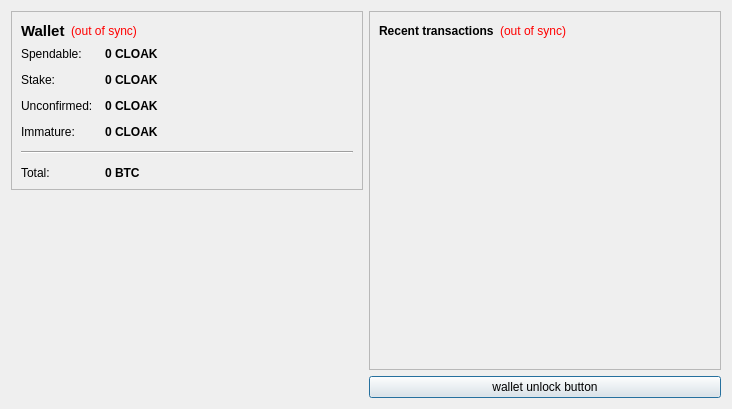
<?xml version="1.0" encoding="UTF-8"?>
<ui version="4.0">
 <class>OverviewPage</class>
 <widget class="QWidget" name="OverviewPage">
  <property name="geometry">
   <rect>
    <x>0</x>
    <y>0</y>
    <width>732</width>
    <height>409</height>
   </rect>
  </property>
  <property name="windowTitle">
   <string>Form</string>
  </property>
  <layout class="QHBoxLayout" name="horizontalLayout" stretch="0,0">
   <item>
    <layout class="QVBoxLayout" name="verticalLayout_2">
     <item>
      <widget class="QFrame" name="frame">
       <property name="frameShape">
        <enum>QFrame::StyledPanel</enum>
       </property>
       <property name="frameShadow">
        <enum>QFrame::Raised</enum>
       </property>
       <layout class="QVBoxLayout" name="verticalLayout_4">
        <item>
         <layout class="QHBoxLayout" name="horizontalLayout_4">
          <item>
           <widget class="QLabel" name="label_5">
            <property name="font">
             <font>
              <pointsize>11</pointsize>
              <weight>75</weight>
              <bold>true</bold>
             </font>
            </property>
            <property name="text">
             <string>Wallet</string>
            </property>
           </widget>
          </item>
          <item>
           <widget class="QLabel" name="labelWalletStatus">
            <property name="toolTip">
             <string>The displayed information may be out of date. Your wallet automatically synchronizes with the CloakCoin network after a connection is established, but this process has not completed yet.</string>
            </property>
            <property name="styleSheet">
             <string notr="true">QLabel { color: red; }</string>
            </property>
            <property name="text">
             <string notr="true">(out of sync)</string>
            </property>
            <property name="alignment">
             <set>Qt::AlignLeading|Qt::AlignLeft|Qt::AlignVCenter</set>
            </property>
           </widget>
          </item>
          <item>
           <spacer name="horizontalSpacer_2">
            <property name="orientation">
             <enum>Qt::Horizontal</enum>
            </property>
            <property name="sizeHint" stdset="0">
             <size>
              <width>40</width>
              <height>20</height>
             </size>
            </property>
           </spacer>
          </item>
         </layout>
        </item>
        <item>
         <layout class="QFormLayout" name="formLayout_2">
          <property name="fieldGrowthPolicy">
           <enum>QFormLayout::AllNonFixedFieldsGrow</enum>
          </property>
          <property name="horizontalSpacing">
           <number>12</number>
          </property>
          <property name="verticalSpacing">
           <number>12</number>
          </property>
          <item row="0" column="0">
           <widget class="QLabel" name="label">
            <property name="text">
             <string>Spendable:</string>
            </property>
           </widget>
          </item>
          <item row="0" column="1">
           <widget class="QLabel" name="labelBalance">
            <property name="font">
             <font>
              <weight>75</weight>
              <bold>true</bold>
             </font>
            </property>
            <property name="cursor">
             <cursorShape>IBeamCursor</cursorShape>
            </property>
            <property name="toolTip">
             <string>Your current spendable balance</string>
            </property>
            <property name="text">
             <string notr="true">0 CLOAK</string>
            </property>
            <property name="textInteractionFlags">
             <set>Qt::LinksAccessibleByMouse|Qt::TextSelectableByKeyboard|Qt::TextSelectableByMouse</set>
            </property>
           </widget>
          </item>
          <item row="1" column="0">
           <widget class="QLabel" name="label_6">
            <property name="text">
             <string>Stake:</string>
            </property>
           </widget>
          </item>
          <item row="1" column="1">
           <widget class="QLabel" name="labelStake">
            <property name="font">
             <font>
              <weight>75</weight>
              <bold>true</bold>
             </font>
            </property>
            <property name="cursor">
             <cursorShape>IBeamCursor</cursorShape>
            </property>
            <property name="toolTip">
             <string>Total of coins that was staked, and do not yet count toward the current balance</string>
            </property>
            <property name="text">
             <string notr="true">0 CLOAK</string>
            </property>
            <property name="textInteractionFlags">
             <set>Qt::LinksAccessibleByMouse|Qt::TextSelectableByKeyboard|Qt::TextSelectableByMouse</set>
            </property>
           </widget>
          </item>
          <item row="2" column="0">
           <widget class="QLabel" name="label_3">
            <property name="text">
             <string>Unconfirmed:</string>
            </property>
           </widget>
          </item>
          <item row="2" column="1">
           <widget class="QLabel" name="labelUnconfirmed">
            <property name="font">
             <font>
              <weight>75</weight>
              <bold>true</bold>
             </font>
            </property>
            <property name="cursor">
             <cursorShape>IBeamCursor</cursorShape>
            </property>
            <property name="toolTip">
             <string>Total of transactions that have yet to be confirmed, and do not yet count toward the current balance</string>
            </property>
            <property name="text">
             <string notr="true">0 CLOAK</string>
            </property>
            <property name="textInteractionFlags">
             <set>Qt::LinksAccessibleByMouse|Qt::TextSelectableByKeyboard|Qt::TextSelectableByMouse</set>
            </property>
           </widget>
          </item>
          <item row="3" column="0">
           <widget class="QLabel" name="labelImmatureText">
            <property name="text">
             <string>Immature:</string>
            </property>
           </widget>
          </item>
          <item row="3" column="1">
           <widget class="QLabel" name="labelImmature">
            <property name="font">
             <font>
              <weight>75</weight>
              <bold>true</bold>
             </font>
            </property>
            <property name="toolTip">
             <string>Mined balance that has not yet matured</string>
            </property>
            <property name="text">
             <string notr="true">0 CLOAK</string>
            </property>
            <property name="textInteractionFlags">
             <set>Qt::LinksAccessibleByMouse|Qt::TextSelectableByKeyboard|Qt::TextSelectableByMouse</set>
            </property>
           </widget>
          </item>
          <item row="4" column="0" colspan="2">
           <widget class="Line" name="line">
            <property name="orientation">
             <enum>Qt::Horizontal</enum>
            </property>
           </widget>
          </item>
          <item row="5" column="0">
           <widget class="QLabel" name="labelTotalText">
            <property name="text">
             <string>Total:</string>
            </property>
           </widget>
          </item>
          <item row="5" column="1">
           <widget class="QLabel" name="labelTotal">
            <property name="font">
             <font>
              <weight>75</weight>
              <bold>true</bold>
             </font>
            </property>
            <property name="cursor">
             <cursorShape>IBeamCursor</cursorShape>
            </property>
            <property name="toolTip">
             <string>Your current total balance</string>
            </property>
            <property name="text">
             <string notr="true">0 BTC</string>
            </property>
            <property name="textInteractionFlags">
             <set>Qt::LinksAccessibleByMouse|Qt::TextSelectableByKeyboard|Qt::TextSelectableByMouse</set>
            </property>
           </widget>
          </item>
         </layout>
        </item>
       </layout>
      </widget>
     </item>
     <item>
      <spacer name="verticalSpacer_4">
       <property name="orientation">
        <enum>Qt::Vertical</enum>
       </property>
       <property name="sizeHint" stdset="0">
        <size>
         <width>20</width>
         <height>40</height>
        </size>
       </property>
      </spacer>
     </item>
     <item>
      <widget class="QLabel" name="label_2">
       <property name="text">
        <string/>
       </property>
       <property name="pixmap">
        <pixmap resource="../bitcoin.qrc">:/images/Wallet_Logo</pixmap>
       </property>
       <property name="alignment">
        <set>Qt::AlignCenter</set>
       </property>
      </widget>
     </item>
     <item>
      <spacer name="verticalSpacer">
       <property name="orientation">
        <enum>Qt::Vertical</enum>
       </property>
       <property name="sizeHint" stdset="0">
        <size>
         <width>20</width>
         <height>40</height>
        </size>
       </property>
      </spacer>
     </item>
    </layout>
   </item>
   <item>
    <layout class="QVBoxLayout" name="verticalLayout_3">
     <item>
      <widget class="QFrame" name="frame_2">
       <property name="frameShape">
        <enum>QFrame::StyledPanel</enum>
       </property>
       <property name="frameShadow">
        <enum>QFrame::Raised</enum>
       </property>
       <layout class="QVBoxLayout" name="verticalLayout">
        <item>
         <layout class="QHBoxLayout" name="horizontalLayout_2">
          <item>
           <widget class="QLabel" name="label_4">
            <property name="text">
             <string>&lt;b&gt;Recent transactions&lt;/b&gt;</string>
            </property>
           </widget>
          </item>
          <item>
           <widget class="QLabel" name="labelTransactionsStatus">
            <property name="toolTip">
             <string>The displayed information may be out of date. Your wallet automatically synchronizes with the CloakCoin network after a connection is established, but this process has not completed yet.</string>
            </property>
            <property name="styleSheet">
             <string notr="true">QLabel { color: red; }</string>
            </property>
            <property name="text">
             <string notr="true">(out of sync)</string>
            </property>
            <property name="alignment">
             <set>Qt::AlignRight|Qt::AlignTrailing|Qt::AlignVCenter</set>
            </property>
           </widget>
          </item>
          <item>
           <spacer name="horizontalSpacer">
            <property name="orientation">
             <enum>Qt::Horizontal</enum>
            </property>
            <property name="sizeHint" stdset="0">
             <size>
              <width>40</width>
              <height>20</height>
             </size>
            </property>
           </spacer>
          </item>
         </layout>
        </item>
        <item>
         <widget class="QListView" name="listTransactions">
          <property name="styleSheet">
           <string notr="true">QListView { background: transparent; }</string>
          </property>
          <property name="frameShape">
           <enum>QFrame::NoFrame</enum>
          </property>
          <property name="verticalScrollBarPolicy">
           <enum>Qt::ScrollBarAlwaysOff</enum>
          </property>
          <property name="horizontalScrollBarPolicy">
           <enum>Qt::ScrollBarAlwaysOff</enum>
          </property>
          <property name="selectionMode">
           <enum>QAbstractItemView::NoSelection</enum>
          </property>
         </widget>
        </item>
       </layout>
      </widget>
     </item>
     <item>
      <widget class="QPushButton" name="unlockWalletButton">
       <property name="sizePolicy">
        <sizepolicy hsizetype="Minimum" vsizetype="Fixed">
         <horstretch>0</horstretch>
         <verstretch>0</verstretch>
        </sizepolicy>
       </property>
       <property name="maximumSize">
        <size>
         <width>16777214</width>
         <height>16777214</height>
        </size>
       </property>
       <property name="toolTip">
        <string/>
       </property>
       <property name="text">
        <string>wallet unlock button</string>
       </property>
       <property name="checkable">
        <bool>false</bool>
       </property>
       <property name="autoDefault">
        <bool>false</bool>
       </property>
       <property name="default">
        <bool>true</bool>
       </property>
       <property name="flat">
        <bool>false</bool>
       </property>
      </widget>
     </item>
    </layout>
   </item>
  </layout>
 </widget>
 <resources>
  <include location="../bitcoin.qrc"/>
 </resources>
 <connections/>
</ui>
